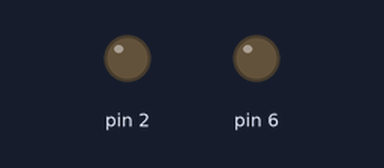
This sketch was run on a simulated Arduino Uno, built with avr-gcc and run on an emulated ATmega328P. On the bench: output pins drawn as LEDs (lit = HIGH).

Above: at 0.05 s.
At 3.7 s:
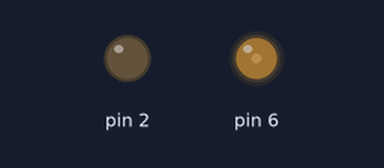
At 7.4 s:
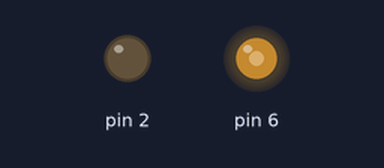
At 14.75 s:
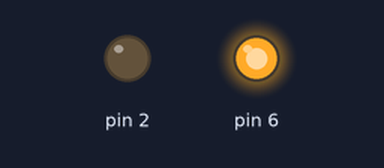
Timing chart, 0 to 19.2 s (numbered marks = the images above):
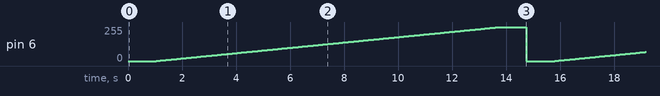

The sketch:

PWMTest_Arduino.ino
```cpp
int reading;
int speed_var;

void setup() {
     // declare the ledPin as an OUTPUT:
     pinMode(6, OUTPUT);
     pinMode(2, OUTPUT);

     Serial.begin(9600);
}

void loop() {
  analogWrite(6, 0);
  delay(1000);
  for(speed_var=0; speed_var < 255; speed_var++){
     analogWrite(6, speed_var);
     delay(50);
  }
  analogWrite(6, 255);
  delay(1000);
}
```

Measured:
- by itself, pin 6: ramps from 0/255 to 255/255 and jumps back, once every 14.8 s
